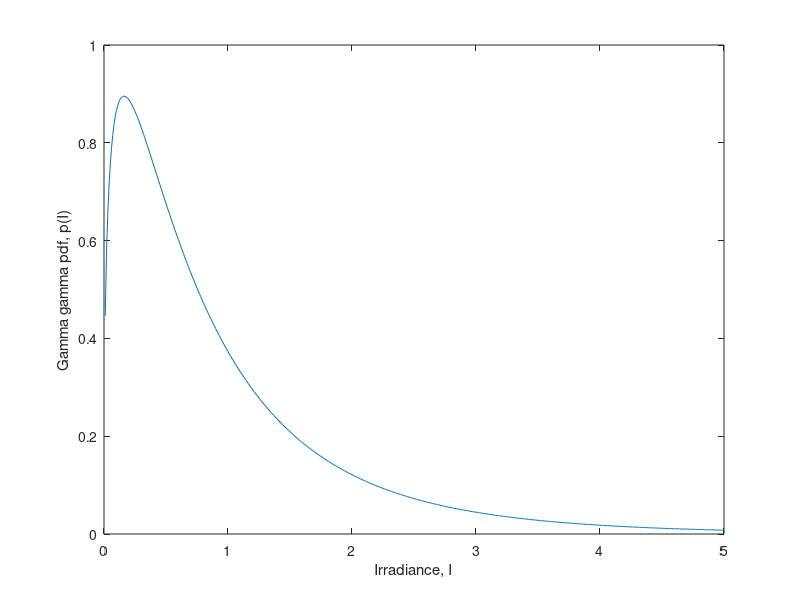

Recreate this plot in MATLAB.
%The Gamma-gamma pdf clear clc
alpha=4.2;
a=alpha;
beta=1.4;
b=beta;
k=(a+b)/2;
k1=a*b;
K =2*(k1^k)/(gamma(a)*gamma(b));
I=0.01:0.01:5;
K1=I.^(k-1);
Z=2*sqrt(k1*I);
p=K.*K1.*besselk((a-b),Z); 
plot(I,p)
xlabel('Irradiance, I') 
ylabel('Gamma gamma pdf, p(I)')
